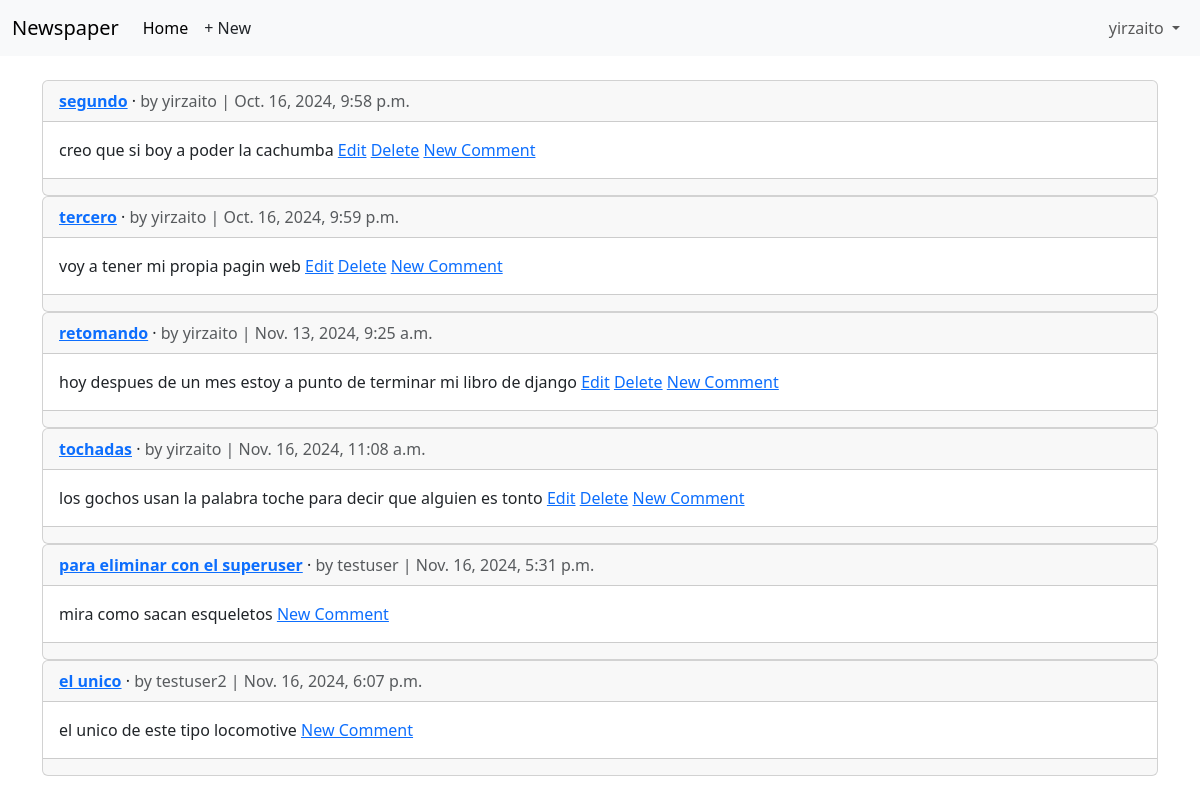
/articles/ (signed in), run on the app's committed database.
### accounts/models.py (models this page shows)
class CustomUser(AbstractUser):
    age = models.PositiveBigIntegerField(null=True,blank=True)

### articles/models.py (models this page shows, shortened)
class Article(models.Model):
    title = models.CharField(max_length=255)
    body = models.TextField()
    date = models.DateTimeField(auto_now_add=True)
    author = models.ForeignKey(settings.AUTH_USER_MODEL, on_delete=models.CASCADE,)
    def get_absolute_url(self):
        return reverse("article_detail", kwargs={"pk":self.pk})

### articles/views.py (the view)
# urls.py: path("", ArticleListView.as_view(), name="article_list"),
class ArticleListView(LoginRequiredMixin,ListView):
    model = Article
    template_name = "article_list.html"

### templates/article_list.html (shortened to what this page needs)
 {% extends "base.html" %}
 {% block content %}
 {% for article in article_list %}
 <div class="card">
    <div class="card-header">
        <span class="fw-bold">
            <a href="{{ article.get_absolute_url}}">{{ article.title }}</a>
        </span> &middot;
        <span class="text-muted">by
            {{ article.author }} | {{ article.date }}
        </span>
    </div>
    <div class="card-body">
        {{ article.body }}
        {% if article.author.pk == request.user.pk %}
        <a href="{% url 'article_edit' article.pk %}">Edit</a>
        <a href="{% url 'article_delete' article.pk %}">Delete</a>
        {% endif %}
        <a href="{{ article.get_absolute_url }}">New Comment</a>
    </div>
    <div class="card-footer">
    </div>
 </div>
 {% endfor %}
 {% endblock content %}

### templates/base.html (shortened to what this page needs)
<!DOCTYPE html>
<html>
    <head>
        <link href="https://cdn.jsdelivr.net/npm/bootstrap@5.3.3/dist/css/bootstrap.min.css"
              rel="stylesheet"
>
    </head>
    <body>
        <nav class="navbar navbar-expand-lg bg-body-tertiary">
            <div class="container-fluid">
                <a class="navbar-brand" href="{% url 'home' %}">Newspaper</a>
                <div class="collapse navbar-collapse" id="navbarSupportedContent">
                    <ul class="navbar-nav me-auto mb-2 mb-lg-0">
                        <li class="nav-item">
                            <a class="nav-link active" aria-current="page" href="#">Home</a>
                        </li>
                        {% if user.is_authenticated %}
                        <li class="nav-item">
                            <a href="{% url 'article_new' %}" class="nav-link px-2 link-dark">+ New</a>
                        </li>
                    </ul>
                    <ul class="navbar-nav ms-auto">
                        <li class="nav-item dropdown">
                            <a class="nav-link dropdown-toggle" href="#" role="button"
                               data-bs-toggle="dropdown" aria-expanded="false">
                                {{ user.username }}
                            </a>
                        </li>
                        {% else %}
                    </ul>
                    <div class="d-flex">
                        <a href="{% url 'login' %}" class="btn btn-outline-secondary me-2">Log in</a>
                        <a href="{% url 'signup' %}" class="btn btn-primary">Sign up</a>
                    </div>
                    {% endif %}
                </div>
            </div>
        </nav>
        <main class="container mt-4">
            {% block content %}
            {% endblock content %}
        </main>
    </body>
</html>

### data on the page
CustomUser: username "yirzaito"
Article: title "segundo", author "yirzaito", date "Oct. 16, 2024, 9:58 p.m.", body "creo que si boy a poder la cachumba", shows "Edit"
Article: title "tercero", author "yirzaito", date "Oct. 16, 2024, 9:59 p.m.", body "voy a tener mi propia pagin web", shows "Edit"
Article: title "retomando", author "yirzaito", date "Nov. 13, 2024, 9:25 a.m.", body "hoy despues de un mes estoy a punto de terminar mi libro de django", shows "Edit"
Article: title "tochadas", author "yirzaito", date "Nov. 16, 2024, 11:08 a.m.", body "los gochos usan la palabra toche para decir que alguien es tonto", shows "Edit"
Article: title "para eliminar con el superuser", author "testuser", date "Nov. 16, 2024, 5:31 p.m.", body "mira como sacan esqueletos"
Article: title "el unico", author "testuser2", date "Nov. 16, 2024, 6:07 p.m.", body "el unico de este tipo locomotive"
